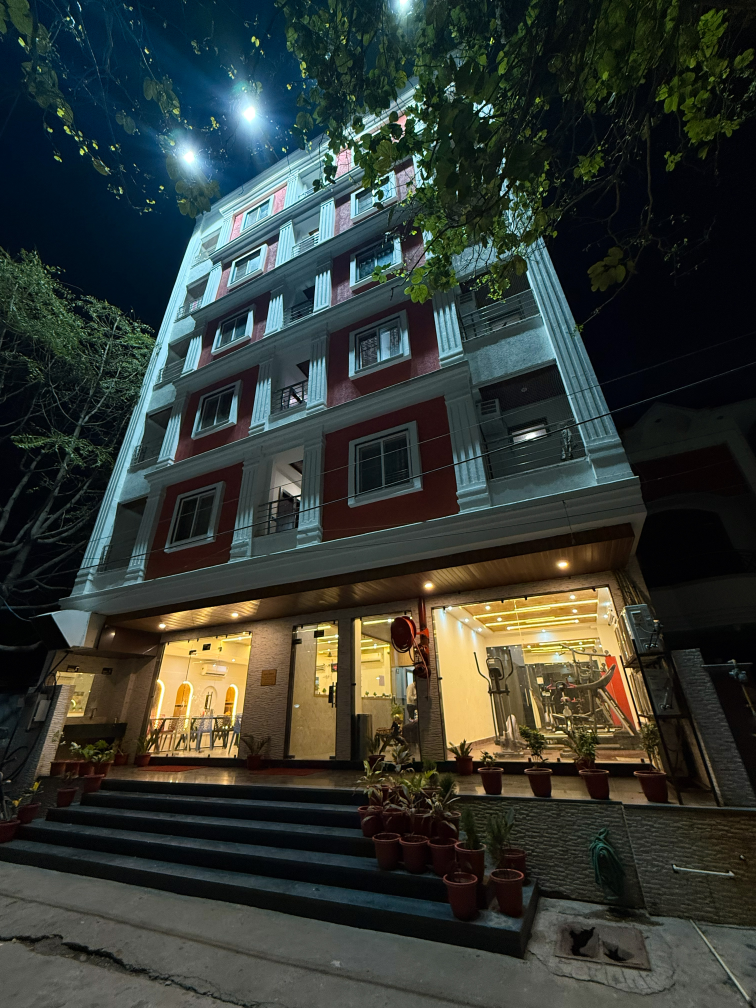
#> input picture images/IMG_5132.jpg, 3024 x 4032 px (shown at 1/4 size)
$ python process_bg.py ../images/IMG_5132.jpg ../images/IMG_5133.jpg ../images/IMG_5133.jpg ../images/IMG_5133.jpg
#> lines starting #> are read from the running program, lines starting #| are printed output that depends on the picture
from PIL import Image, ImageOps
import sys

def process_light(input_path, output_path):
#> called with input_path = '../images/IMG_5132.jpg', output_path = '../images/IMG_5133.jpg'
    img = Image.open(input_path).convert('L') # Convert to grayscale
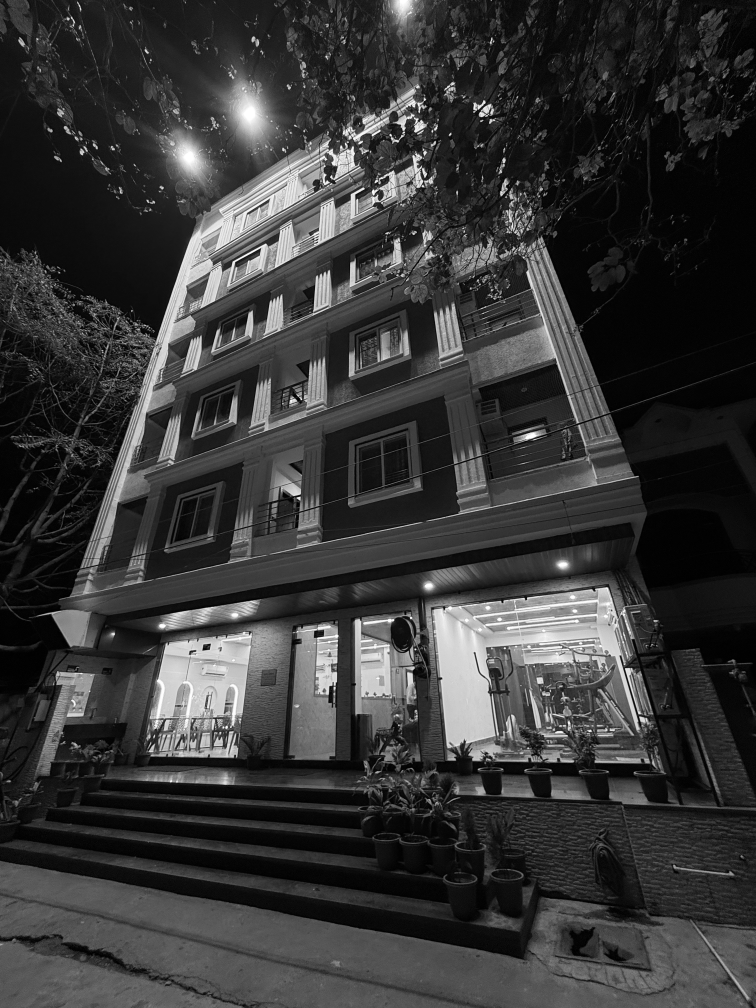
#> img: PIL image 3024x4032 L (shown at 1/4 size); min 0, max 255, mean 55.5
    # Image is dark lines on white background.
    # We want a transparent image where the lines are dark.
    # Alpha channel: white = 0 (transparent), black = 255 (opaque)
    alpha = ImageOps.invert(img)
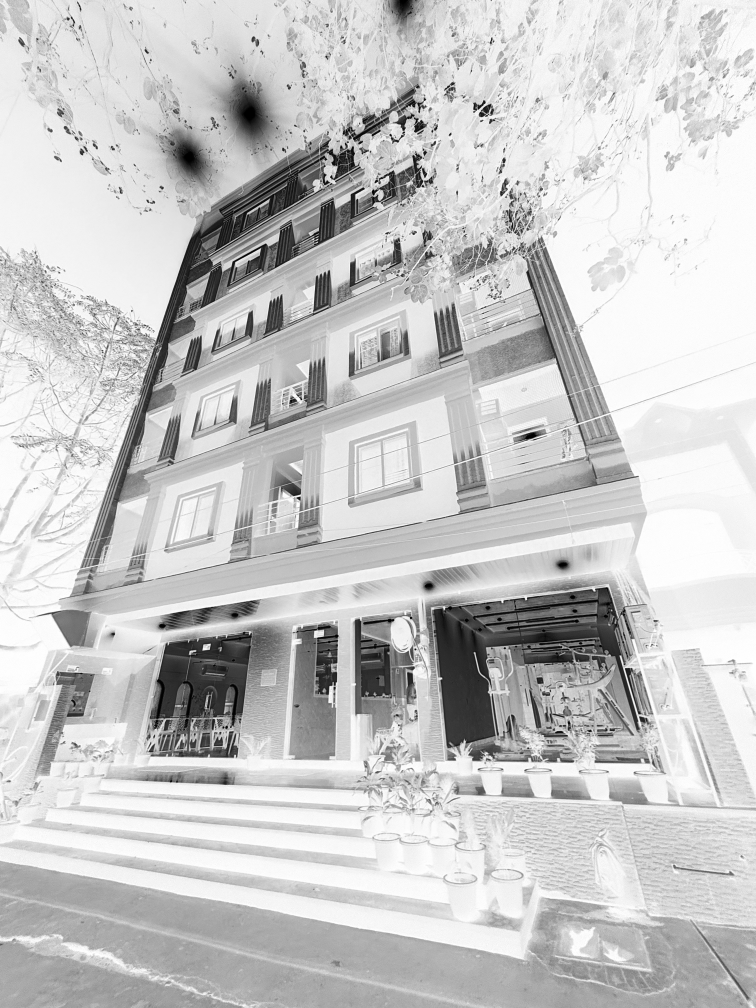
#> alpha: PIL image 3024x4032 L (shown at 1/4 size); min 0, max 255, mean 199.5

    # Create a solid black (or dark brown) image for the color
    # Let's use a dark brown: #221a16
    color = Image.new('RGB', img.size, color=(34, 26, 22))
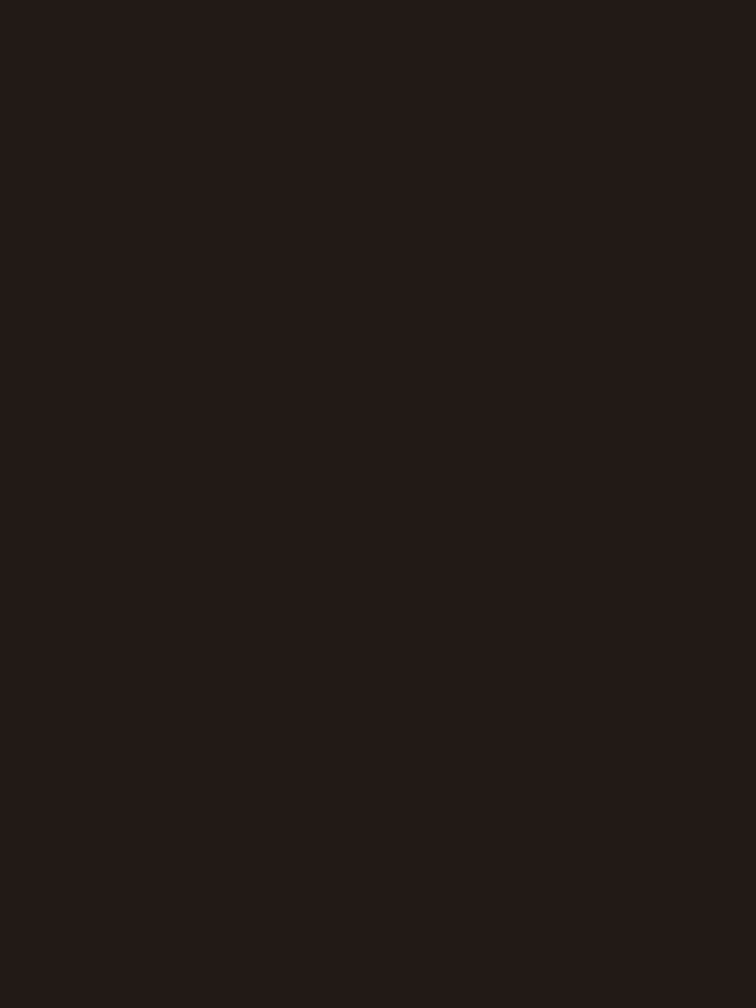
#> color: PIL image 3024x4032 RGB (shown at 1/4 size); mean R, G, B 34, 26, 22

    # Put the alpha mask on the color image
    color.putalpha(alpha)
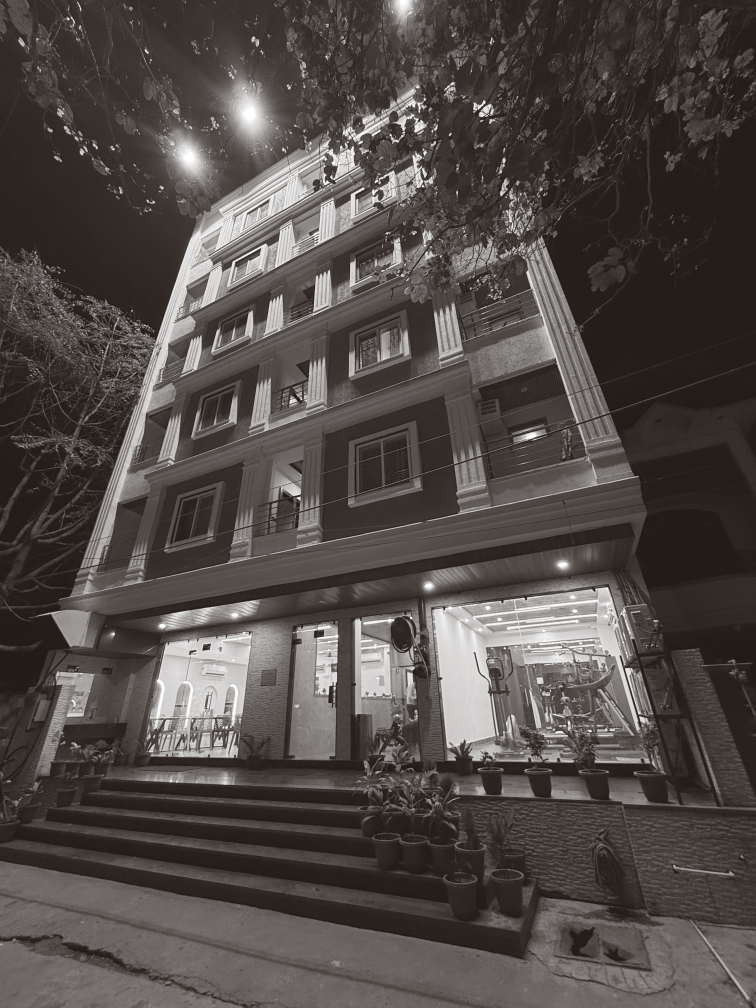
#> color: PIL image 3024x4032 RGBA (shown at 1/4 size); mean R, G, B, A 34, 26, 22, 199.5; transparent parts drawn white
    color.save(output_path, 'PNG')

def process_dark(input_path, output_path):
#> called with input_path = '../images/IMG_5133.jpg', output_path = '../images/IMG_5133.jpg'
    img = Image.open(input_path).convert('L') # Convert to grayscale
#> img: PIL image 3024x4032 L; every value is 28
    # Image is light lines on black background.
    # Alpha channel: black = 0 (transparent), white = 255 (opaque)
    alpha = img

    # Create a solid light beige image for the color
    # Let's use #f5f0e6
    color = Image.new('RGB', img.size, color=(245, 240, 230))
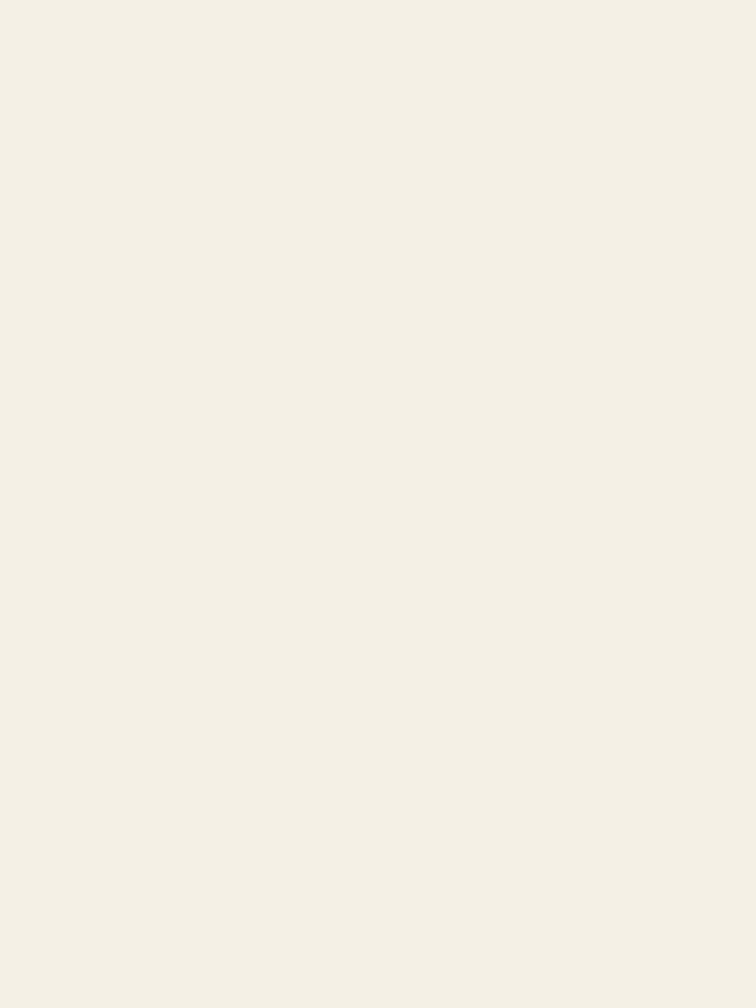
#> color: PIL image 3024x4032 RGB (shown at 1/4 size); mean R, G, B 245, 240, 230

    # Put the alpha mask on the color image
    color.putalpha(alpha)
#> color: PIL image 3024x4032 RGBA
    color.save(output_path, 'PNG')

if __name__ == "__main__":
    process_light(sys.argv[1], sys.argv[2])
    process_dark(sys.argv[3], sys.argv[4])

$ run again, on images/IMG_5135.jpg
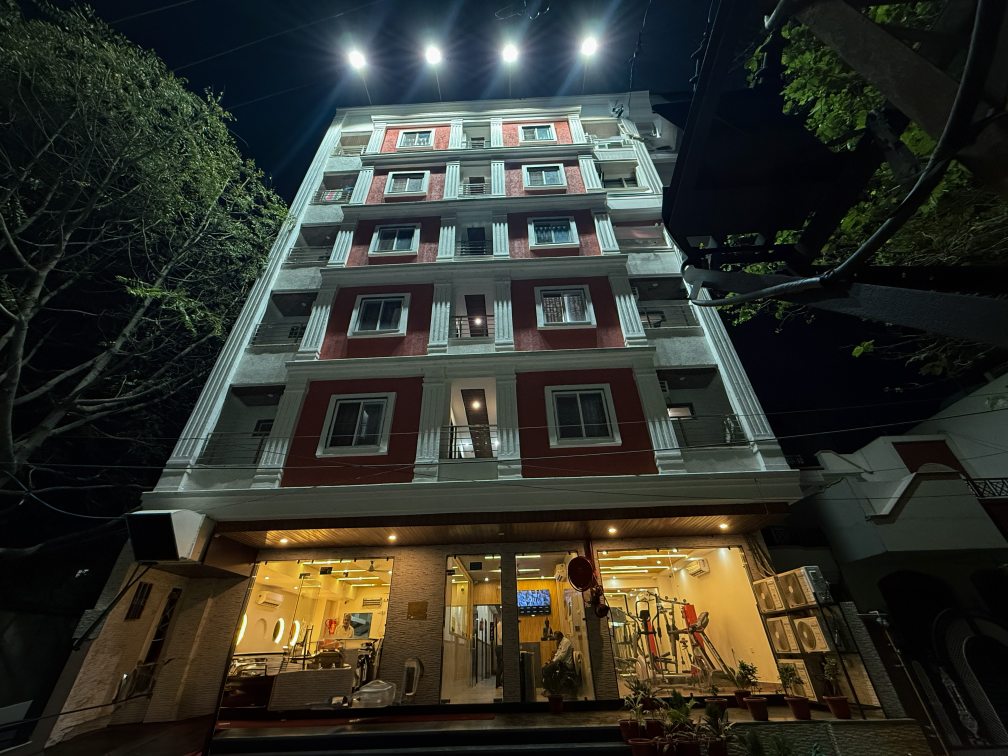
#> input picture images/IMG_5135.jpg, 4032 x 3024 px (shown at 1/4 size)
#> in process_light, `alpha = ImageOps.invert(img)`:
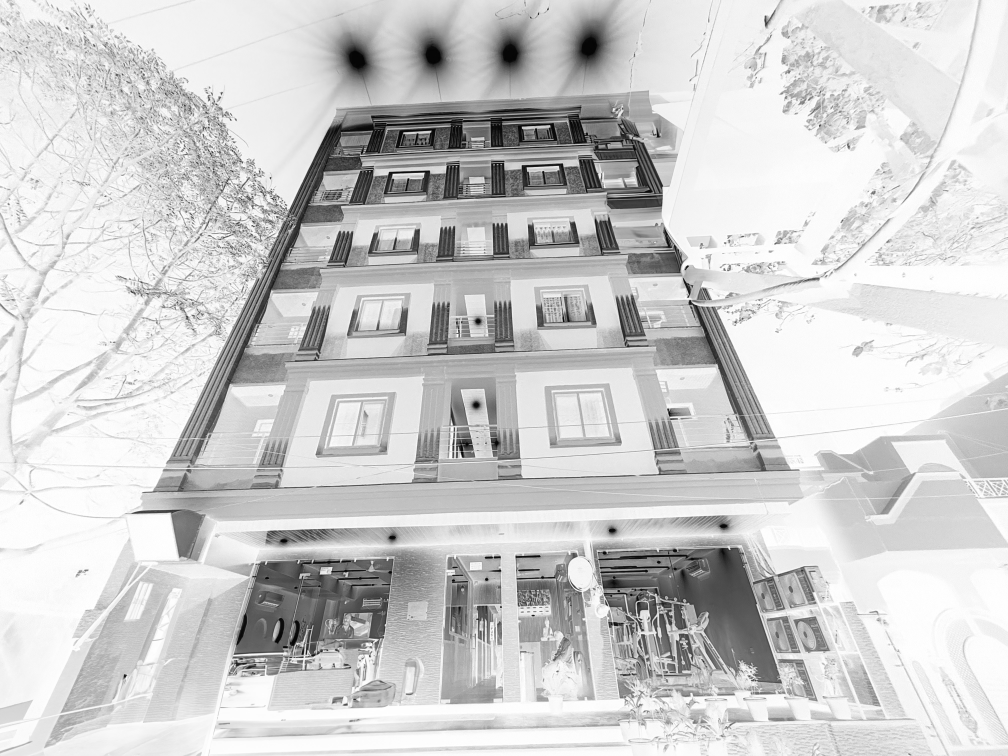
#> alpha: PIL image 4032x3024 L (shown at 1/4 size); min 0, max 255, mean 205.4
#> in process_light, `color.putalpha(alpha)`:
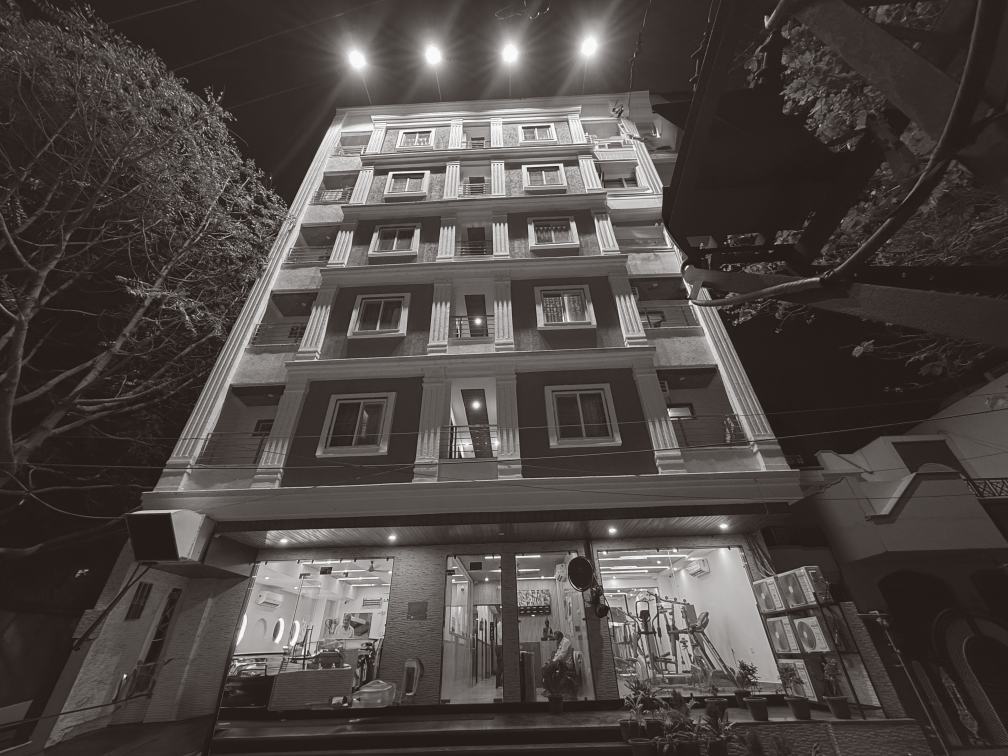
#> color: PIL image 4032x3024 RGBA (shown at 1/4 size); mean R, G, B, A 34, 26, 22, 205.4; transparent parts drawn white
